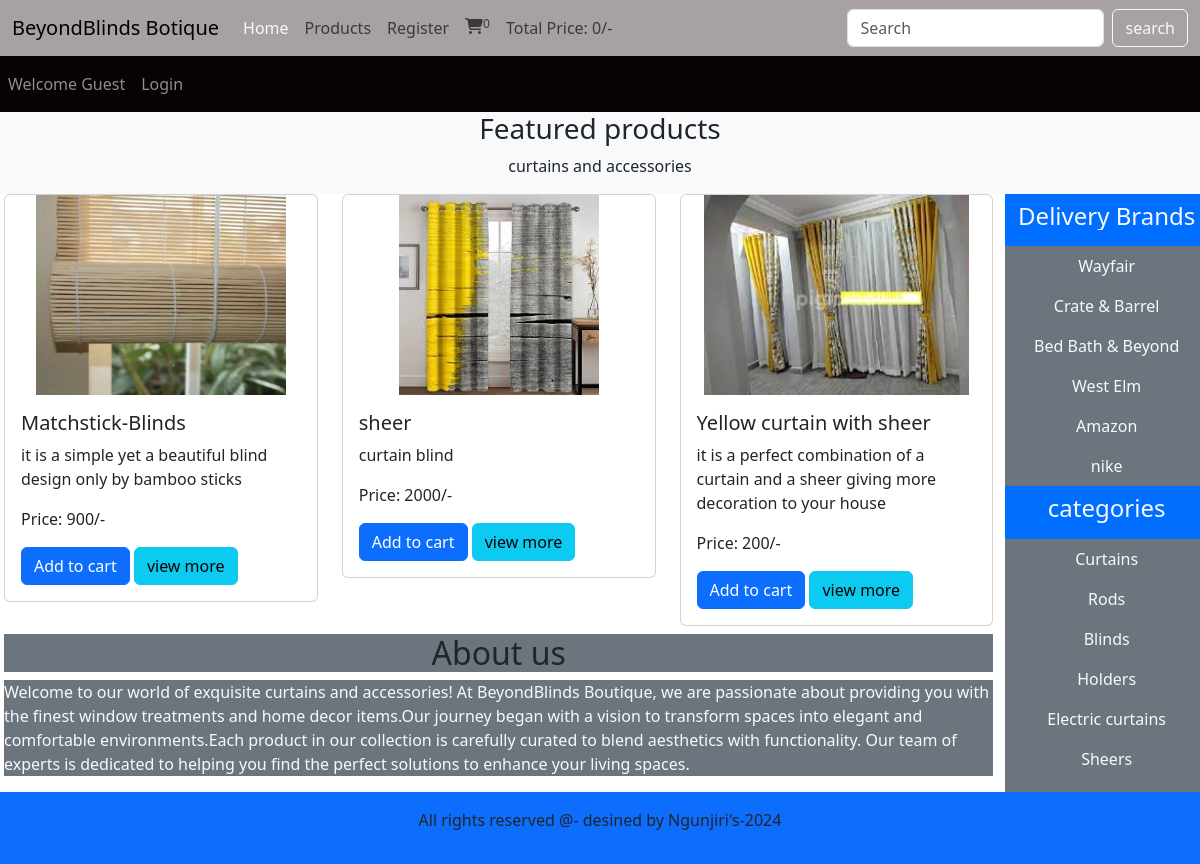
The page / on the database its author committed.
### tables this page shows
CREATE TABLE `products` (
  `product_id` int(11) NOT NULL,
  `product_title` varchar(100) NOT NULL,
  `product_description` varchar(255) NOT NULL,
  `product_keywords` varchar(255) NOT NULL,
  `category_id` int(11) NOT NULL,
  `brand_id` int(11) NOT NULL,
  `product_image1` varchar(255) NOT NULL,
  `product_image2` varchar(255) NOT NULL,
  `product_image3` varchar(255) NOT NULL,
  `product_price` int(255) NOT NULL,
  `date` timestamp NOT NULL DEFAULT current_timestamp() ON UPDATE current_timestamp(),
  `status` varchar(100) NOT NULL
);

CREATE TABLE `brands` (
  `brand_id` int(11) NOT NULL,
  `brand_title` varchar(100) NOT NULL
);

CREATE TABLE `categories` (
  `category_id` int(100) NOT NULL,
  `category_title` varchar(100) NOT NULL
);

### functions/common_function.php (the view, shortened to what this page needs)
<?php
function getproducts(){
  global $con;
  if(!isset($_GET['category'])){
    if(!isset($_GET['brand'])){
 $select_query ="Select * from `products` order by rand() LIMIT 0,3";
      $result_query = mysqli_query($con, $select_query);
      while ($row = mysqli_fetch_assoc($result_query)) {
        $product_id=$row['product_id'];
        $product_title=$row['product_title'];
        $product_description=$row['product_description'];
        $product_image1=$row['product_image1'];
        $product_price=$row['product_price'];
       echo " <div class='col-md-4 mb-2'>
                      <div class='card'>
                <img src='images/$product_image1' class='card-img-top' alt='$product_title'>
                <div class='card-body'>
                  <h5 class='card-title'>$product_title</h5>
                  <p class='card-text'>$product_description</p>
                   <p class='card-text'>Price: $product_price/-</p>
                  <a href='index.php?add_to_cart=$product_id' class='btn btn-primary'>Add to cart</a>
                  <a href='product_details.php?product_id=$product_id' class='btn btn-info'>view more</a>
                </div>
              </div>
              </div>";
      }
}
}
}
function getbrands(){
  global $con;
$select_brands = "SELECT * FROM `brands`";
  $result_brands = mysqli_query($con, $select_brands);
  while ($row_data = mysqli_fetch_assoc($result_brands)) {
    $brand_title = $row_data['brand_title'];
    $brand_id = $row_data['brand_id'];
    echo "<li class='nav-item' >
    <a class='nav-link text-light' href='index.php?brand=$brand_id'>$brand_title</a>
  </li>";
  }
}
function getcetegories(){
  global $con;
$select_categories = "SELECT * FROM `categories`";
  $result_categories = mysqli_query($con, $select_categories);
  while ($row_data = mysqli_fetch_assoc($result_categories)) {
    $category_title = $row_data['category_title'];
    $category_id = $row_data['category_id'];
    echo "<li class='nav-item' >
    <a class='nav-link text-light' href='index.php?category=$category_id'>$category_title</a>
  </li>";
  }
}
function getIPAddress() {
     if(!empty($_SERVER['HTTP_CLIENT_IP'])) {
                $ip = $_SERVER['HTTP_CLIENT_IP'];
        }
    elseif (!empty($_SERVER['HTTP_X_FORWARDED_FOR'])) {
                $ip = $_SERVER['HTTP_X_FORWARDED_FOR'];
     }
    else{
             $ip = $_SERVER['REMOTE_ADDR']; }
     return $ip;}
function cart_item(){
if (isset($_GET['add_to_cart'])) {
  global $con;
  $get_ip_add= getIPAddress();
   $select_query = "Select * from `cart_details` where ip_address='$get_ip_add'";
  $result_query= mysqli_query($con, $select_query);
  $count_cart_items = mysqli_num_rows($result_query);
      }else{
      global $con;
  $get_ip_add= getIPAddress();
   $select_query = "Select * from `cart_details` where ip_address='$get_ip_add'";
  $result_query= mysqli_query($con, $select_query);
  $count_cart_items = mysqli_num_rows($result_query);
     }
echo $count_cart_items;
}
function total_cart_price(){
  $total_price=0;
           echo $total_price;}

### index.php (shortened to what this page needs)
<?php
include 'includes/connect.php';
include 'functions/common_function.php';
?>
<!DOCTYPE html>
<html lang="en">
<head>
<link rel="stylesheet" href="https://cdnjs.cloudflare.com/ajax/libs/font-awesome/6.5.1/css/all.min.css"  />
<link href="https://cdn.jsdelivr.net/npm/bootstrap@5.3.3/dist/css/bootstrap.min.css" rel="stylesheet">
<link rel="stylesheet" href="style.css">
</head>
<body>
    <nav class="navbar navbar-expand-lg" style="background-color: rgb(167, 161, 161);">
  <div class="container-fluid">
    <a class="navbar-brand" href="#">BeyondBlinds Botique</a>
    <div class="collapse navbar-collapse" id="navbarNavDropdown">
      <ul class="navbar-nav">
        <li class="nav-item">
          <a class="nav-link active text-light" aria-current="page" href="index.php">Home</a>
        </li>
        <li class="nav-item">
          <a class="nav-link" href="display_all.php">Products</a>
        </li>
        <?php
        if (isset($_SESSION['username'])) {
          echo "<li class='nav-item'>
          <a class='nav-link' href='./users_area/profile.php'>My account</a>
        </li>";
        }else{
          echo "<li class='nav-item'>
          <a class='nav-link' href='./users_area/user_registration.php'>Register</a>
        </li>";
        }
        ?>
        <li class="nav-item">
          <a class="nav-link" href="cart.php"><i class="fas fa-shopping-cart"></i><sup><?php cart_item();?></sup></a>
        </li>
        <li class="nav-item">
          <a class="nav-link" href="#">Total Price: <?php total_cart_price();?>/-</a>
      </li>
          </ul>
    </div>
      <form class="d-flex" action="search_product.php" method="get">
      <input class="form-control me-2" type="search" placeholder="Search" aria-label="Search"  name="search_data">
      <input type="submit" value="search" class="btn btn-outline-light"  name="search_data_product">
    </form>
    </div>
</nav>
<nav class="navbar navbar-expand-lg navbar-dark" style="background-color: rgb(7, 3, 3);">
<ul class="navbar-nav me-auto">
  <?php
  if(!isset($_SESSION['username'])){
    echo "<li class='nav-item'>
    <a class='nav-link' href='./users_area/profile.php'>Welcome Guest</a>
  </li>";
  }else{
    echo "<li class='nav-item'>
    <a class='nav-link' href='./users_area/profile.php'>Welcome ".$_SESSION['username']."</a>
  </li>";
  }
  if(!isset($_SESSION['username'])){
    echo "<li class='nav-item'>
    <a class='nav-link' href='./users_area/user_login.php'>Login</a></li>";
  }else{
    echo "<li class='nav-item'>
    <a class='nav-link' href='./users_area/logout.php'>Logout</a></li>";
  }
  ?>
</ul>
</nav>
<div class="bg-light">
    <h3 class="text-center">Featured products</h3>
    <p class="text-center">curtains and accessories</p>
</div>
<div class="row px-1">
  <div class="col-md-10">
    <div class="row">
      <?php
      getproducts();
      ?>
</div>
<h2 class="text-center text-dark bg-secondary">About us</h2>
<p class="bg-secondary text-light">Welcome to our world of exquisite curtains and accessories! At BeyondBlinds Boutique, we are passionate
  about providing you with the finest window treatments and home decor items.Our journey began with a vision to transform spaces into
  elegant and comfortable environments.Each product in our collection is carefully curated to blend aesthetics with functionality.
  Our team of experts is dedicated to helping you find the perfect solutions to enhance your living spaces.</p>
</div>
  <div class="col-md-2  bg-secondary p-0">
     <ul class="navbar-nav me-auto text-center">
  <li class="nav-item" style="background-color: rgb(0, 110, 255);">
    <a class="nav-link text-light" href="#"><h4>Delivery Brands</h4></a>
  </li>
 <?php
getbrands();
?>
     </ul>
     <ul class="navbar-nav me-auto text-center">
  <li class="nav-item" style="background-color: rgb(0, 110, 255);">
    <a class="nav-link text-light" href="#"><h4>categories</h4></a>
  </li>
  <?php
  getcetegories();
  ?>
     </ul>
  </div><?php
include "includes/footer.php"
?>
</div>
</body>
</html>

### includes/footer.php
<div class="bg-primary p-3 mt-10 text-center">
        <p>All rights reserved @- desined by Ngunjiri's-2024</p>
    </div>

### style.css (style rules this page uses)
* { margin:0; padding: 0; box-sizing: border-box; overflow-x: hidden; }
.card-img-top { width: 100%; height: 200px; object-fit: contain; }
body { overflow: hidden; }

### index.php (style rules this page uses)
body { overflow-x: hidden; }

### rows shown on the page
products: product_image1+product_title (picture), product_title "Matchstick-Blinds", product_description "it is a simple yet a beautiful blind design only by bamboo sticks", product_price "900"
products: product_image1 (picture), product_title "sheer", product_description "curtain blind", product_price "2000"
products: product_image1 (picture), product_title "Yellow curtain with sheer", product_description "it is a perfect combination of a curtain and a sheer giving more decoration to your house", product_price "200"
brands: brand_title "Wayfair"
brands: brand_title "Crate & Barrel"
brands: brand_title "Bed Bath & Beyond"
brands: brand_title "West Elm"
brands: brand_title "Amazon"
brands: brand_title "nike"
categories: category_title "Curtains"
categories: category_title "Rods"
categories: category_title "Blinds"
categories: category_title "Holders"
categories: category_title "Electric curtains"
categories: category_title "Sheers"

### other values the page prints
$count_cart_items "0"
$total_price "0"
